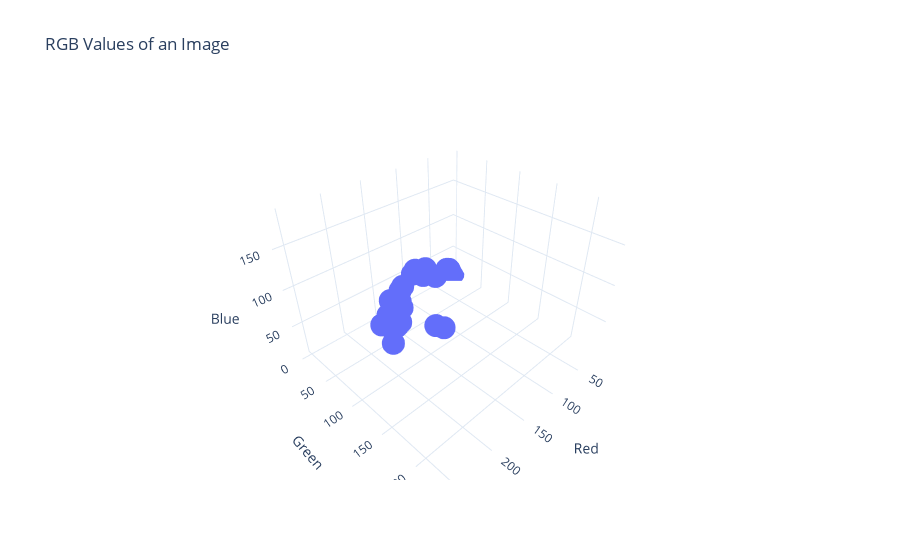

Write notebook code for a chart like this one.
### Code cell
image = get_image('../data/image1.jpg')
plot_rgb(image)

### Figure 1 — Plotly figure (JSON) as saved in the notebook; plotly's stock layout.template omitted (floating-point values rounded to 4 significant figures)
{"data": [{"hovertemplate": "Red=%{x}<br>Green=%{y}<br>Blue=%{z}<extra></extra>", "legendgroup": "", "marker": {"color": "#636efa", "symbol": "circle"}, "mode": "markers", "name": "", "scene": "scene", "showlegend": false, "type": "scatter3d", "x": [155, 212, 254, 224, 237, 230, 13, 17, 207, 72, 249, 14, 192, 233, 104, 173, 33, 108, 255, 215, 202, 37, 34, 158], "y": [84, 129, 222, 125, 155, 122, 1, 4, 118, 26, 164, 2, 104, 155, 38, 84, 10, 47, 231, 135, 100, 12, 13, 83], "z": [118, 130, 181, 119, 131, 109, 10, 13, 122, 44, 125, 12, 120, 133, 66, 106, 30, 82, 185, 128, 111, 33, 32, 114]}], "layout": {"legend": {"tracegroupgap": 0}, "scene": {"domain": {"x": [0, 1], "y": [0, 1]}, "xaxis": {"title": {"text": "Red"}}, "yaxis": {"title": {"text": "Green"}}, "zaxis": {"title": {"text": "Blue"}}}, "title": {"text": "RGB Values of an Image"}}}
